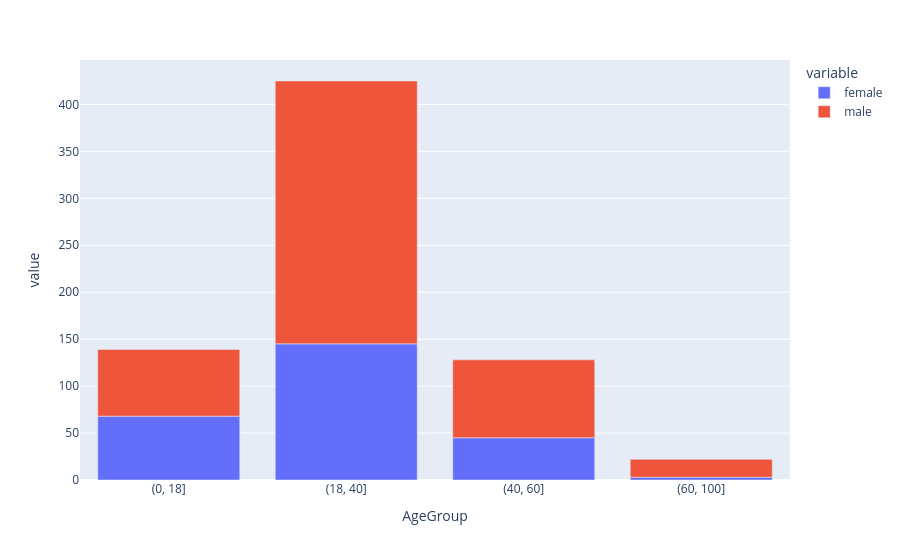

The cell this chart's notebook holds for it:
### Code cell
distribution = distribution.reset_index()
distribution['AgeGroup'] = distribution['AgeGroup'].astype(str)

fig = px.bar(distribution, x='AgeGroup', y=['female', 'male'])
fig.show()

### Figure 1 — Plotly figure (JSON) as saved in the notebook; plotly's stock layout.template omitted (floating-point values rounded to 4 significant figures)
{"data": [{"hovertemplate": "variable=female<br>AgeGroup=%{x}<br>value=%{y}<extra></extra>", "legendgroup": "female", "marker": {"color": "#636efa", "pattern": {"shape": ""}}, "name": "female", "orientation": "v", "showlegend": true, "textposition": "auto", "type": "bar", "x": ["(0, 18]", "(18, 40]", "(40, 60]", "(60, 100]"], "xaxis": "x", "y": [68, 145, 45, 3], "yaxis": "y"}, {"hovertemplate": "variable=male<br>AgeGroup=%{x}<br>value=%{y}<extra></extra>", "legendgroup": "male", "marker": {"color": "#EF553B", "pattern": {"shape": ""}}, "name": "male", "orientation": "v", "showlegend": true, "textposition": "auto", "type": "bar", "x": ["(0, 18]", "(18, 40]", "(40, 60]", "(60, 100]"], "xaxis": "x", "y": [71, 280, 83, 19], "yaxis": "y"}], "layout": {"barmode": "relative", "legend": {"title": {"text": "variable"}, "tracegroupgap": 0}, "margin": {"t": 60}, "xaxis": {"anchor": "y", "domain": [0, 1], "title": {"text": "AgeGroup"}}, "yaxis": {"anchor": "x", "domain": [0, 1], "title": {"text": "value"}}}}
